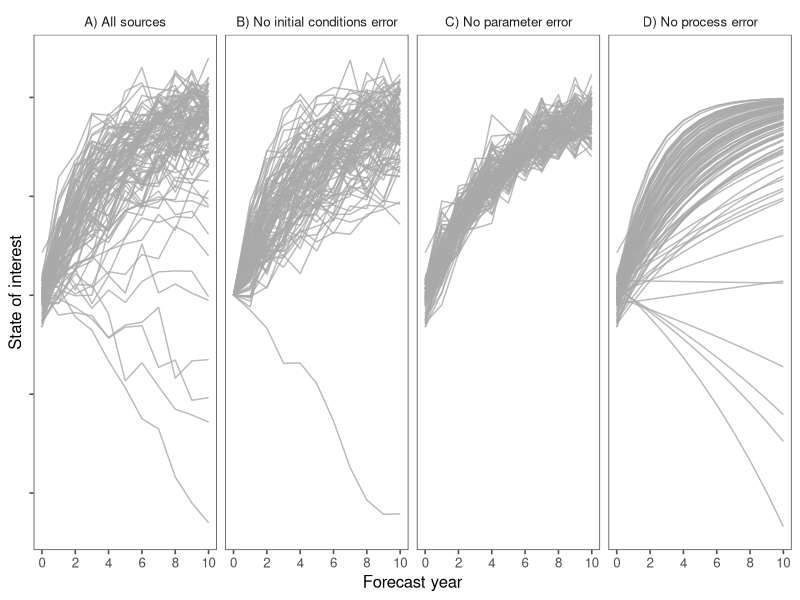

This chart was generated by the following R code: (Note: this script raises an error after producing the figure.)
################################################################################
##  generate_forecast_fxns.R: Script to generate a forecast time series. 
##  The simulated data can then be used to test the forecast partitioning
##  approach. The forecast generation process includes error from 
##  initial conditions uncertainty, parameter error, driver uncertainty, and 
##  process error.
##
##  Author: Andrew Tredennick
##  Date created: March 13, 2018
################################################################################

##  Clear the workspace
rm(list = ls(all.names = TRUE))


####
####  LOAD LIBRARIES -----------------------------------------------------------
####
library(tidyverse)
library(dplyr)
library(ggthemes)



####
####  DEFINE SIMULATOR FUNCTION ------------------------------------------------
####
generate_forecast <- function(z_bar, 
                              z_sigma, 
                              a_bar,
                              a_sigma,
                              theta_bar = NULL, 
                              theta_sigma = NULL, 
                              x_bar = NULL, 
                              x_sigma = NULL, 
                              proc_sigma, 
                              n_times, 
                              n_iters,
                              seed = NULL){
  if(is.null(seed) == FALSE){
    set.seed(seed)
  }
  
  if(is.null(x_bar) == FALSE){
    if(is.matrix(x_bar) == FALSE){
      stop("x_bar must be a matrix even if only providing one covariate.
           Coerce to a single column matrix, with the number of rows equal
           to the number of time steps to be forecast.")
    }
    
    if((ncol(x_bar)-1) != length(theta_bar)){
      stop("The number of covariates [ncol(x_bar)] and the number of
           coefficients [length(theta_bar)] do not match.")
    }
  }
 
  
  # Generate vector of initial conditions
  Z <- rnorm(n_iters, z_bar, z_sigma)
  
  # Generate vector of autoregressive terms
  A <- rnorm(n_iters, a_bar, a_sigma)
  
  # Generate array of time-varying covariates
  if(is.null(x_bar) == FALSE){
    X <- array(NA, dim = c((ncol(x_bar)+1), n_iters, n_times))
    X[1,,] <- 1 # make first rows 1 for the intercept
    for(dot in 1:n_times){
      for(dox in 1:ncol(x_bar)){
        X[dox+1,,dot] <- rnorm(n_iters, x_bar[dot,dox], x_sigma[dot,dox])
      }
    }
  }
  
  
  # Generate matrix of time-invariant parameters
  if(is.null(theta_bar) == FALSE){
    Theta <- matrix(NA, length(theta_bar), n_iters)
    for(dotheta in 1:length(theta_bar)){
      Theta[, dotheta] <- rnorm(n_iters, theta_bar[dotheta], theta_sigma[dotheta])
    }
  }
  
  # Generate matrix of forecasts
  forecasts <- matrix(NA, n_times+1, n_iters)
  forecasts[1,] <- Z
  
  if(is.null(theta_bar)){
    for(iiter in 1:n_times){
      Z <- A*Z
      forecasts[iiter+1, ] <- rnorm(n_iters, Z, proc_sigma) 
    }
  }else{
    for(iiter in 1:n_times){
      mu <- A*Z[iiter] + X[iiter, ]*Theta
      forecasts[iiter, ] <- rnorm(n_iters, mu, proc_sigma) 
    }
  }
  
  return(forecasts)
}



####
####  GENERATE FORECASTS -------------------------------------------------------
####
z_bar <- -20
z_sigma <- 1.5
a_bar <- 0.8
a_sigma <- 0.1
proc_sigma <- 1.6
n_times <- 10
n_iters <- 100
seed <- 126

outcasts_all <- generate_forecast(z_bar,
                                  z_sigma, 
                                  a_bar,
                                  a_sigma,
                                  theta_bar = NULL, 
                                  theta_sigma = NULL, 
                                  x_bar = NULL, 
                                  x_sigma = NULL, 
                                  proc_sigma, 
                                  n_times, 
                                  n_iters,
                                  seed)

outcasts_noproc <- generate_forecast(z_bar,
                                  z_sigma, 
                                  a_bar,
                                  a_sigma,
                                  theta_bar = NULL, 
                                  theta_sigma = NULL, 
                                  x_bar = NULL, 
                                  x_sigma = NULL, 
                                  proc_sigma = 0, 
                                  n_times, 
                                  n_iters,
                                  seed)

outcasts_noparam <- generate_forecast(z_bar,
                                  z_sigma, 
                                  a_bar,
                                  a_sigma = 0,
                                  theta_bar = NULL, 
                                  theta_sigma = NULL, 
                                  x_bar = NULL, 
                                  x_sigma = NULL, 
                                  proc_sigma, 
                                  n_times, 
                                  n_iters,
                                  seed)

outcasts_noinit <- generate_forecast(z_bar,
                                      z_sigma = 0, 
                                      a_bar,
                                      a_sigma,
                                      theta_bar = NULL, 
                                      theta_sigma = NULL, 
                                      x_bar = NULL, 
                                      x_sigma = NULL, 
                                      proc_sigma, 
                                      n_times, 
                                      n_iters,
                                      seed)

outcasts_combined <- as.data.frame(outcasts_all) %>%
  mutate(year = 0:n_times) %>%
  gather(key,value,-year) %>%
  mutate(simulation = "A) All sources") %>%
  rbind(as.data.frame(outcasts_noproc) %>%
          mutate(year = 0:n_times) %>%
          gather(key,value,-year) %>%
          mutate(simulation = "D) No process error")) %>%
  rbind(as.data.frame(outcasts_noinit) %>%
          mutate(year = 0:n_times) %>%
          gather(key,value,-year) %>%
          mutate(simulation = "B) No initial conditions error")) %>%
  rbind(as.data.frame(outcasts_noparam) %>%
          mutate(year = 0:n_times) %>%
          gather(key,value,-year) %>%
          mutate(simulation = "C) No parameter error"))

ggplot(outcasts_combined, aes(x = year, y = value, group = key))+
  geom_line(color = "darkgrey", alpha = 0.8)+
  facet_wrap(~simulation, ncol = 4)+
  scale_x_continuous(breaks = c(0,2,4,6,8,10))+
  ylab("State of interest")+
  xlab("Forecast year")+
  theme_few()+
  theme(axis.text.y = element_blank())
ggsave(filename = "../figures/forecast_uncertainty_example.pdf", width = 8.5, height = 3, units = "in")
  
